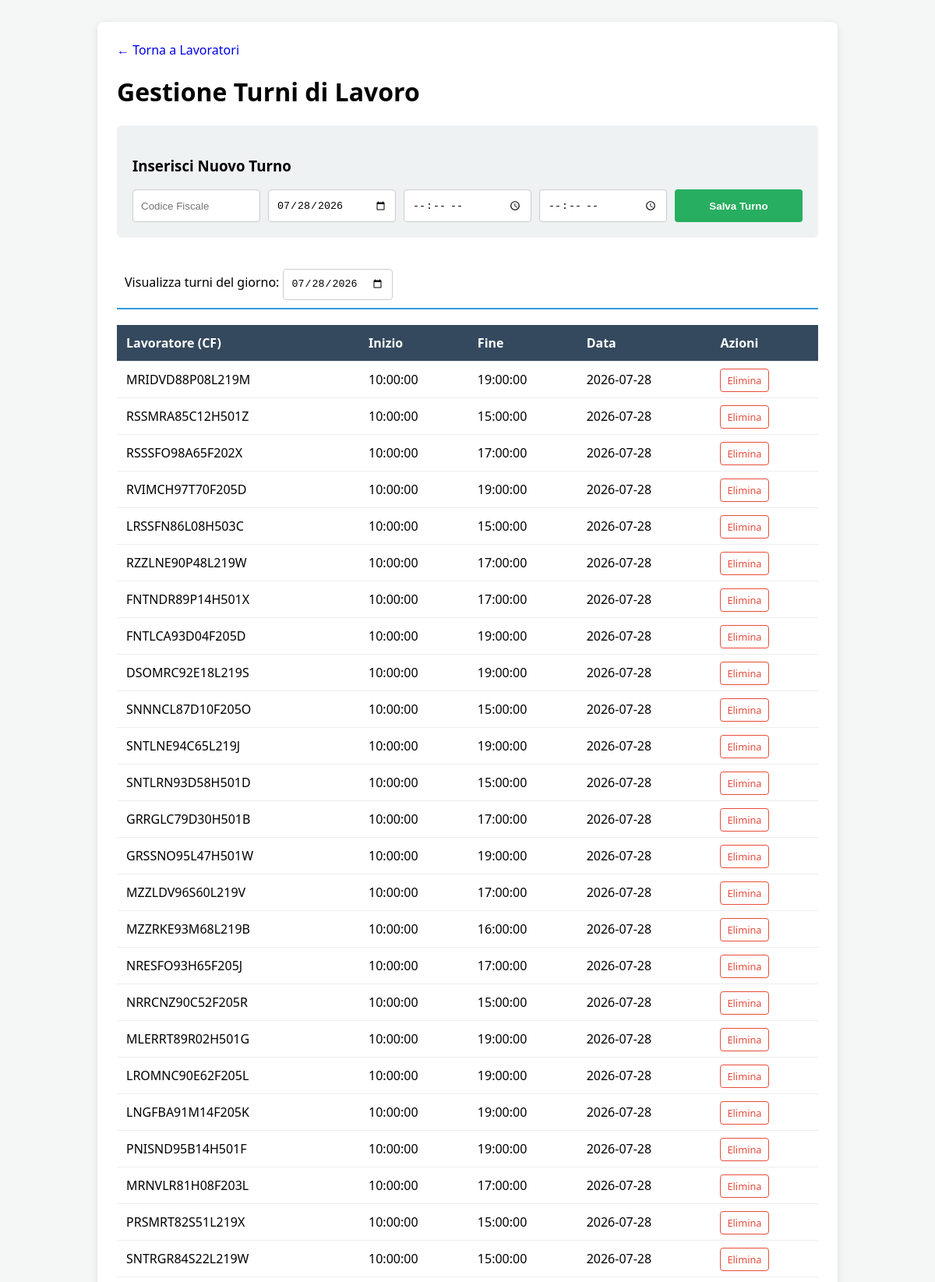
/turni_di_lavoro_admin.php (upper part), run on the app's committed database.
### tables this page shows
create table TURNO_DI_LAVORO (
     CF varchar(20) not null,
     oraInizio varchar(10) not null,
     oraFine varchar(10) not null,
     data date not null,
     constraint ID_TURNO_DI_LAVORO_ID primary key (CF, oraInizio, data));

### src/db/database.php (called while the page is built, shortened)
<?php
class DatabaseHelper {
    private $db;
    public function __construct($servername, $username, $password, $dbname, $port){
        $this->db = new mysqli($servername, $username, $password, $dbname, $port);
    }
    public function getTurniPerData($data) {
        $query = "SELECT * FROM turno_di_lavoro WHERE data = ? ORDER BY oraInizio ASC";
        $stmt = $this->db->prepare($query);
        $stmt->bind_param("s", $data);
        $stmt->execute();
        return $stmt->get_result()->fetch_all(MYSQLI_ASSOC);
    }
}
?>

### src/config/config.php (called while the page is built, shortened)
<?php
require_once("db/database.php");
$dbh = new DatabaseHelper("127.0.0.1", "root", "", "parco_divertimenti_db", 3306);
?>

### src/turni_di_lavoro_admin.php (the view, shortened to what this page needs)
<?php
require 'config/config.php';
$dataSelezionata = $_GET['data_sel'] ?? '2026-07-28';
$turni = $dbh->getTurniPerData($dataSelezionata);
?>
<!DOCTYPE html>
<html lang="it">
<head>
</head>
<body>
<div class="container">
    <a href="sezione_lavoratori_admin.php" style="text-decoration:none;">&larr; Torna a Lavoratori</a>
    <h1>Gestione Turni di Lavoro</h1>
    <div class="form-box">
        <h3>Inserisci Nuovo Turno</h3>
        <form method="POST">
            <div class="grid-form">
                <input type="text" name="cf" placeholder="Codice Fiscale" required>
                <input type="date" name="data" value="<?php echo $dataSelezionata; ?>" required>
                <input type="time" name="oraInizio" required title="Ora Inizio">
                <input type="time" name="oraFine" required title="Ora Fine">
                <button type="submit" class="btn-add">Salva Turno</button>
            </div>
        </form>
    </div>
    <div class="filter-box">
        <form method="GET">
            <label>Visualizza turni del giorno: </label>
            <input type="date" name="data_sel" value="<?php echo $dataSelezionata; ?>" onchange="this.form.submit()">
        </form>
    </div>
    <table>
        <thead>
            <tr>
                <th>Lavoratore (CF)</th>
                <th>Inizio</th>
                <th>Fine</th>
                <th>Data</th>
                <th>Azioni</th>
            </tr>
        </thead>
        <tbody>
            <?php if(empty($turni)): ?>
                <tr><td colspan="5" style="text-align:center;">Nessun turno programmato per questa data.</td></tr>
            <?php else: ?>
                <?php foreach ($turni as $t): ?>
                <tr>
                    <td><?php echo htmlspecialchars($t['CF']); ?></td>
                    <td><?php echo htmlspecialchars($t['oraInizio']); ?></td>
                    <td><?php echo htmlspecialchars($t['oraFine']); ?></td>
                    <td><?php echo htmlspecialchars($t['data']); ?></td>
                    <td>
                        <a href="?elimina_cf=<?php echo $t['CF']; ?>&data_t=<?php echo $t['data']; ?>&inizio_t=<?php echo $t['oraInizio']; ?>"
                           class="btn-del"
                           onclick="return confirm('Eliminare questo turno?')">Elimina</a>
                    </td>
                </tr>
                <?php endforeach; ?>
            <?php endif; ?>
        </tbody>
    </table>
</div>
</body>
</html>

### src/turni_di_lavoro_admin.php (style rules this page uses)
body { font-family: 'Segoe UI', sans-serif; background: #f4f7f6; padding: 20px; }
.container { max-width: 900px; margin: 0 auto; background: white; padding: 25px; border-radius: 8px; box-shadow: 0 2px 10px rgba(0,0,0,0.1); }
.form-box { background: #eef2f3; padding: 20px; border-radius: 6px; margin-bottom: 30px; }
.grid-form { display: grid; grid-template-columns: repeat(auto-fit, minmax(150px, 1fr)); gap: 10px; }
input, button { padding: 10px; border: 1px solid #ccc; border-radius: 4px; }
.btn-add { background: #27ae60; color: white; border: none; cursor: pointer; font-weight: bold; }
.filter-box { margin-bottom: 20px; padding: 10px; border-bottom: 2px solid #3498db; }
table { width: 100%; border-collapse: collapse; margin-top: 10px; }
th, td { padding: 12px; border-bottom: 1px solid #eee; text-align: left; }
th { background: #34495e; color: white; }
.btn-del { color: #e74c3c; text-decoration: none; border: 1px solid #e74c3c; padding: 5px 8px; border-radius: 4px; font-size: 0.8rem; }

### data on the page
turno_di_lavoro: CF "MRIDVD88P08L219M", oraInizio "10:00:00", oraFine "19:00:00", data "2026-07-28"
turno_di_lavoro: CF "RSSMRA85C12H501Z", oraInizio "10:00:00", oraFine "15:00:00", data "2026-07-28"
turno_di_lavoro: CF "RSSSFO98A65F202X", oraInizio "10:00:00", oraFine "17:00:00", data "2026-07-28"
turno_di_lavoro: CF "RVIMCH97T70F205D", oraInizio "10:00:00", oraFine "19:00:00", data "2026-07-28"
turno_di_lavoro: CF "LRSSFN86L08H503C", oraInizio "10:00:00", oraFine "15:00:00", data "2026-07-28"
turno_di_lavoro: CF "RZZLNE90P48L219W", oraInizio "10:00:00", oraFine "17:00:00", data "2026-07-28"
turno_di_lavoro: CF "FNTNDR89P14H501X", oraInizio "10:00:00", oraFine "17:00:00", data "2026-07-28"
turno_di_lavoro: CF "FNTLCA93D04F205D", oraInizio "10:00:00", oraFine "19:00:00", data "2026-07-28"
turno_di_lavoro: CF "DSOMRC92E18L219S", oraInizio "10:00:00", oraFine "19:00:00", data "2026-07-28"
turno_di_lavoro: CF "SNNNCL87D10F205O", oraInizio "10:00:00", oraFine "15:00:00", data "2026-07-28"
turno_di_lavoro: CF "SNTLNE94C65L219J", oraInizio "10:00:00", oraFine "19:00:00", data "2026-07-28"
turno_di_lavoro: CF "SNTLRN93D58H501D", oraInizio "10:00:00", oraFine "15:00:00", data "2026-07-28"
turno_di_lavoro: CF "GRRGLC79D30H501B", oraInizio "10:00:00", oraFine "17:00:00", data "2026-07-28"
turno_di_lavoro: CF "GRSSNO95L47H501W", oraInizio "10:00:00", oraFine "19:00:00", data "2026-07-28"
turno_di_lavoro: CF "MZZLDV96S60L219V", oraInizio "10:00:00", oraFine "17:00:00", data "2026-07-28"
turno_di_lavoro: CF "MZZRKE93M68L219B", oraInizio "10:00:00", oraFine "16:00:00", data "2026-07-28"
turno_di_lavoro: CF "NRESFO93H65F205J", oraInizio "10:00:00", oraFine "17:00:00", data "2026-07-28"
turno_di_lavoro: CF "NRRCNZ90C52F205R", oraInizio "10:00:00", oraFine "15:00:00", data "2026-07-28"
turno_di_lavoro: CF "MLERRT89R02H501G", oraInizio "10:00:00", oraFine "19:00:00", data "2026-07-28"
turno_di_lavoro: CF "LROMNC90E62F205L", oraInizio "10:00:00", oraFine "19:00:00", data "2026-07-28"
turno_di_lavoro: CF "LNGFBA91M14F205K", oraInizio "10:00:00", oraFine "19:00:00", data "2026-07-28"
turno_di_lavoro: CF "PNISND95B14H501F", oraInizio "10:00:00", oraFine "19:00:00", data "2026-07-28"
turno_di_lavoro: CF "MRNVLR81H08F203L", oraInizio "10:00:00", oraFine "17:00:00", data "2026-07-28"
turno_di_lavoro: CF "PRSMRT82S51L219X", oraInizio "10:00:00", oraFine "15:00:00", data "2026-07-28"
turno_di_lavoro: CF "SNTRGR84S22L219W", oraInizio "10:00:00", oraFine "15:00:00", data "2026-07-28"
